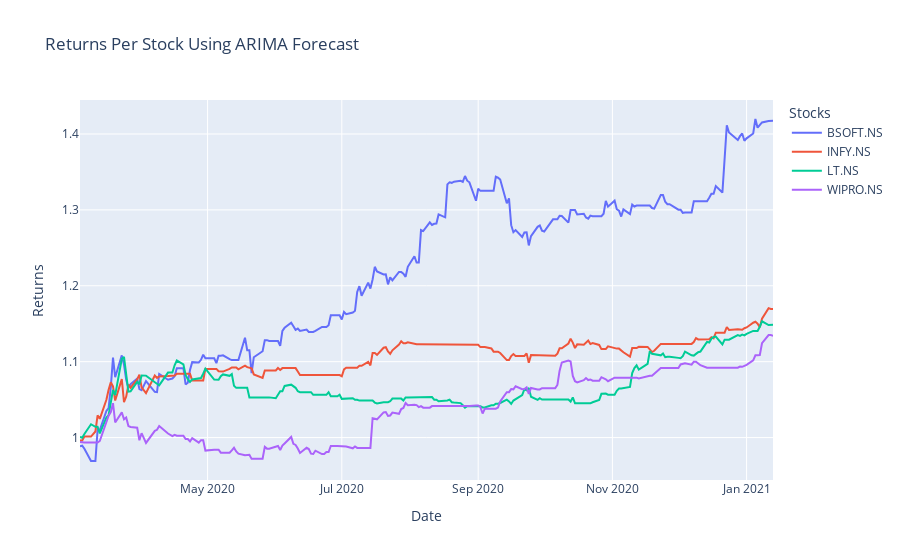

The code cell stored with this chart in its notebook:
### Code cell
# Calculating Returns by multiplying the 
# positions by the log returns
returns = trade_df['Positions'] * trade_df['LogReturns']
# Calculating the performance as we take the cumulative 
# sum of the returns and transform the values back to normal
performance = returns.cumsum().apply(np.exp)
# Plotting the performance per stock
px.line(performance,
        x=performance.index,
        y=performance.columns,
        title='Returns Per Stock Using ARIMA Forecast',
        labels={'variable':'Stocks',
                'value':'Returns'})

### Figure 1 — Plotly figure (JSON) as saved in the notebook; plotly's stock layout.template omitted (floating-point values rounded to 4 significant figures; data arrays with more than 128 entries replaced by an {"elided": "..."} marker saying what was removed)
{"data": [{"hovertemplate": "Stocks=BSOFT.NS<br>Date=%{x}<br>Returns=%{y}<extra></extra>", "legendgroup": "BSOFT.NS", "line": {"color": "#636efa", "dash": "solid"}, "mode": "lines", "name": "BSOFT.NS", "orientation": "v", "showlegend": true, "type": "scatter", "x": {"elided": "215 str values"}, "xaxis": "x", "y": {"elided": "215 float values"}, "yaxis": "y"}, {"hovertemplate": "Stocks=INFY.NS<br>Date=%{x}<br>Returns=%{y}<extra></extra>", "legendgroup": "INFY.NS", "line": {"color": "#EF553B", "dash": "solid"}, "mode": "lines", "name": "INFY.NS", "orientation": "v", "showlegend": true, "type": "scatter", "x": {"elided": "215 str values"}, "xaxis": "x", "y": {"elided": "215 float values"}, "yaxis": "y"}, {"hovertemplate": "Stocks=LT.NS<br>Date=%{x}<br>Returns=%{y}<extra></extra>", "legendgroup": "LT.NS", "line": {"color": "#00cc96", "dash": "solid"}, "mode": "lines", "name": "LT.NS", "orientation": "v", "showlegend": true, "type": "scatter", "x": {"elided": "215 str values"}, "xaxis": "x", "y": {"elided": "215 float values"}, "yaxis": "y"}, {"hovertemplate": "Stocks=WIPRO.NS<br>Date=%{x}<br>Returns=%{y}<extra></extra>", "legendgroup": "WIPRO.NS", "line": {"color": "#ab63fa", "dash": "solid"}, "mode": "lines", "name": "WIPRO.NS", "orientation": "v", "showlegend": true, "type": "scatter", "x": {"elided": "215 str values"}, "xaxis": "x", "y": {"elided": "215 float values"}, "yaxis": "y"}], "layout": {"legend": {"title": {"text": "Stocks"}, "tracegroupgap": 0}, "title": {"text": "Returns Per Stock Using ARIMA Forecast"}, "xaxis": {"anchor": "y", "domain": [0, 1], "title": {"text": "Date"}}, "yaxis": {"anchor": "x", "domain": [0, 1], "title": {"text": "Returns"}}}}
